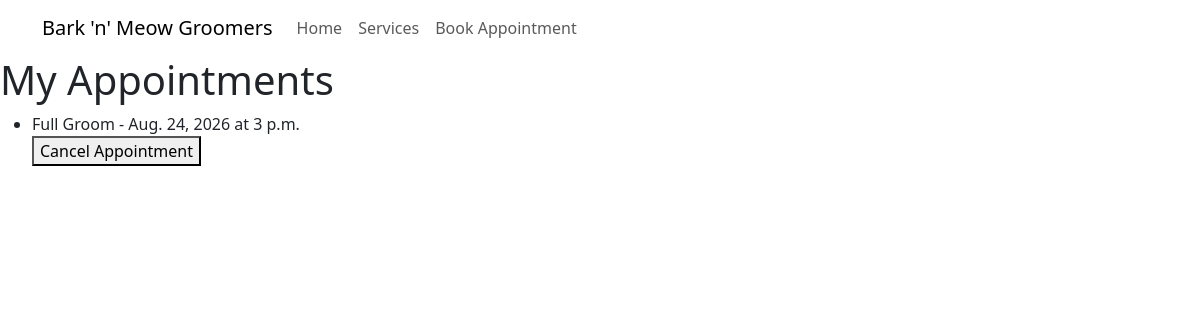
/my-appointments/ (signed in), run on an earlier commit of the app's database.
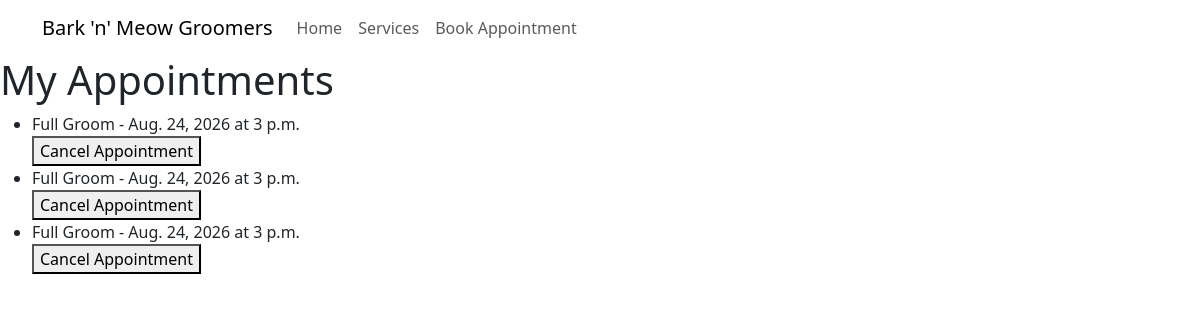
And on a later commit of the database.
### bookings/models.py (models this page shows, shortened)
class Appointment(models.Model):
    STATUS_CHOICES = [
        ('pending', 'Pending'),
        ('confirmed', 'Confirmed'),
        ('completed', 'Completed'),
        ('cancelled', 'Cancelled'),
    ]
    user = models.ForeignKey(User, on_delete=models.CASCADE)
    pet = models.ForeignKey(Pet, on_delete=models.CASCADE)
    service = models.ForeignKey(GroomingService, on_delete=models.CASCADE)
    appointment_date = models.DateField()
    appointment_time = models.TimeField()
    status = models.CharField(max_length=10, choices=STATUS_CHOICES, default='pending')
    notes = models.TextField(blank=True)
    created_on = models.DateTimeField(auto_now_add=True)
    updated_on = models.DateTimeField(auto_now=True)

class GroomingService(models.Model):
    name = models.CharField(max_length=100)
    description = models.TextField()
    price = models.DecimalField(max_digits=6, decimal_places=2)
    duration = models.PositiveIntegerField()

### bookings/views.py (the view)
# urls.py: path('my-appointments/', views.my_appointments, name='my_appointments'),
@login_required
def my_appointments(request):
    appointments = Appointment.objects.filter(user=request.user).exclude(status='cancelled')
    return render(request, 'my_appointments.html', {'appointments': appointments})

### templates/my_appointments.html (shortened to what this page needs)
{% extends 'base.html' %}
{% block content %}
    <h1>My Appointments</h1>
    <ul>
        {% for appointment in appointments %}
            <li>{{ appointment.service.name }} - {{appointment.appointment_date }} at {{appointment.appointment_time }}
                <form method="post" action="{% url 'cancel_appointment' appointment.id %}">
                    <button type="submit">Cancel Appointment</button>
                </form>
            </li>
        {% endfor %}
    </ul>
{% endblock %}

### templates/base.html (shortened to what this page needs)
<!DOCTYPE html>
<html lang="en">
   <head>
        <link href="https://cdn.jsdelivr.net/npm/bootstrap@5.3.8/dist/css/bootstrap.min.css"
    rel="stylesheet">
   </head>
   <body>
    <nav class="navbar navbar-expand-lg">
        <div class="container">
            <a class="navbar-brand" href="{% url 'home' %}">Bark 'n' Meow Groomers</a>
            <div class="collapse navbar-collapse" id="navbarNav">
                <ul class="navbar-nav">
                    <li class="nav-item">
                        <a class="nav-link" href="{% url 'home' %}">Home</a>
                    </li>
                    <li class="nav-item">
                        <a class="nav-link" href="{% url 'services' %}">Services</a>
                    </li>
                    <li class="nav-item">
                        <a class="nav-link" href="{% url 'book_appointment' %}">Book Appointment</a>
                    </li>
                </ul>
            </div>
        </div>
    </nav>
    {% block content %}
    {% endblock %}
   </body>
</html>

What changed in the data, as far as the page shows it:
added Appointment: service.name "Full Groom", appointment_date "Aug. 24, 2026", appointment_time "3 p.m."
added Appointment: service.name "Full Groom", appointment_date "Aug. 24, 2026", appointment_time "3 p.m."
